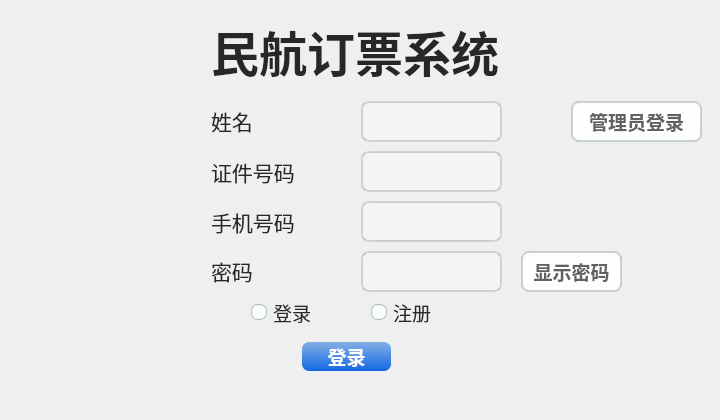
<?xml version="1.0" encoding="UTF-8"?>
<ui version="4.0">
 <class>LoginDialog</class>
 <widget class="QDialog" name="LoginDialog">
  <property name="geometry">
   <rect>
    <x>0</x>
    <y>0</y>
    <width>720</width>
    <height>420</height>
   </rect>
  </property>
  <property name="windowTitle">
   <string>Dialog</string>
  </property>
  <property name="styleSheet">
   <string notr="true"/>
  </property>
  <layout class="QGridLayout" name="gridLayout">
   <item row="0" column="1">
    <widget class="QWidget" name="widget" native="true">
     <property name="styleSheet">
      <string notr="true">/*
 * MacOS Style Sheet for QT Applications
 * Author: Jaime A. Quiroga P.
 * Company: GTRONICK
 * Last updated: 25/12/2020, 23:10.
 * Available at: https://github.com/GTRONICK/QSS/blob/master/MacOS.qss
 */
QMainWindow {
    background-color:#ececec;
}
QPushButton, QToolButton, QCommandLinkButton{
    padding: 0 5px 0 5px;
    border-style: solid;
    border-top-color: qlineargradient(spread:pad, x1:0, y1:0, x2:0, y2:1, stop:0 #c1c9cf, stop:1 #d2d8dd);
    border-right-color: qlineargradient(spread:pad, x1:1, y1:0, x2:0, y2:0, stop:0 #c1c9cf, stop:1 #d2d8dd);
    border-bottom-color: qlineargradient(spread:pad, x1:0, y1:1, x2:0, y2:0, stop:0 #c1c9cf, stop:1 #d2d8dd);
    border-left-color: qlineargradient(spread:pad, x1:0, y1:0, x2:1, y2:0, stop:0 #c1c9cf, stop:1 #d2d8dd);
    border-width: 2px;
    border-radius: 8px;
    color: #616161;
    font-weight: bold;
    background-color: qlineargradient(spread:pad, x1:0.5, y1:0, x2:0.5, y2:1, stop:0 #fbfdfd, stop:0.5 #ffffff, stop:1 #fbfdfd);
}
QPushButton::default, QToolButton::default, QCommandLinkButton::default{
    border: 2px solid transparent;
    color: #FFFFFF;
    background-color: qlineargradient(spread:pad, x1:0.5, y1:0, x2:0.5, y2:1, stop:0 #84afe5, stop:1 #1168e4);
}
QPushButton:hover, QToolButton:hover, QCommandLinkButton:hover{
    color: #3d3d3d;
}
QPushButton:pressed, QToolButton:pressed, QCommandLinkButton:pressed{
    color: #aeaeae;
    background-color: qlineargradient(spread:pad, x1:0.5, y1:0, x2:0.5, y2:1, stop:0 #ffffff, stop:0.5 #fbfdfd, stop:1 #ffffff);
}
QPushButton:disabled, QToolButton:disabled, QCommandLinkButton:disabled{
    color: #616161;
    background-color: qlineargradient(spread:pad, x1:0.5, y1:0, x2:0.5, y2:1, stop:0 #dce7eb, stop:0.5 #e0e8eb, stop:1 #dee7ec);
}
QLineEdit, QTextEdit, QPlainTextEdit, QSpinBox, QDoubleSpinBox, QTimeEdit, QDateEdit, QDateTimeEdit {
    border-width: 2px;
    border-radius: 8px;
    border-style: solid;
    border-top-color: qlineargradient(spread:pad, x1:0.5, y1:1, x2:0.5, y2:0, stop:0 #c1c9cf, stop:1 #d2d8dd);
    border-right-color: qlineargradient(spread:pad, x1:0, y1:0, x2:1, y2:0, stop:0 #c1c9cf, stop:1 #d2d8dd);
    border-bottom-color: qlineargradient(spread:pad, x1:0.5, y1:0, x2:0.5, y2:1, stop:0 #c1c9cf, stop:1 #d2d8dd);
    border-left-color: qlineargradient(spread:pad, x1:1, y1:0, x2:0, y2:0, stop:0 #c1c9cf, stop:1 #d2d8dd);
    background-color: #f4f4f4;
    color: #3d3d3d;
}
QLineEdit:focus, QTextEdit:focus, QPlainTextEdit:focus, QSpinBox:focus, QDoubleSpinBox:focus, QTimeEdit:focus, QDateEdit:focus, QDateTimeEdit:focus {
    border-width: 2px;
    border-radius: 8px;
    border-style: solid;
    border-top-color: qlineargradient(spread:pad, x1:0.5, y1:1, x2:0.5, y2:0, stop:0 #85b7e3, stop:1 #9ec1db);
    border-right-color: qlineargradient(spread:pad, x1:0, y1:0, x2:1, y2:0, stop:0 #85b7e3, stop:1 #9ec1db);
    border-bottom-color: qlineargradient(spread:pad, x1:0.5, y1:0, x2:0.5, y2:1, stop:0 #85b7e3, stop:1 #9ec1db);
    border-left-color: qlineargradient(spread:pad, x1:1, y1:0, x2:0, y2:0, stop:0 #85b7e3, stop:1 #9ec1db);
    background-color: #f4f4f4;
    color: #3d3d3d;
}
QLineEdit:disabled, QTextEdit:disabled, QPlainTextEdit:disabled, QSpinBox:disabled, QDoubleSpinBox:disabled, QTimeEdit:disabled, QDateEdit:disabled, QDateTimeEdit:disabled {
    color: #b9b9b9;
}
QSpinBox::up-button, QDoubleSpinBox::up-button, QTimeEdit::up-button, QDateEdit::up-button, QDateTimeEdit::up-button {
    subcontrol-origin: padding;
    subcontrol-position: top right;
    width: 15px;
    color: #272727;
    border-left-width: 1px;
    border-left-color: darkgray;
    border-left-style: solid;
    border-top-right-radius: 3px;
    padding: 3px;
}
QSpinBox::down-button, QDoubleSpinBox::down-button, QTimeEdit::down-button, QDateEdit::down-button, QDateTimeEdit::down-button {
    subcontrol-origin: padding;
    subcontrol-position: bottom right;
    width: 15px;
    color: #272727;
    border-left-width: 1px;
    border-left-color: darkgray;
    border-left-style: solid;
    border-bottom-right-radius: 3px;
    padding: 3px;
}
QSpinBox::up-button:pressed, QDoubleSpinBox::up-button:pressed, QTimeEdit::up-button:pressed, QDateEdit::up-button:pressed, QDateTimeEdit::up-button:pressed {
    color: #aeaeae;
    background-color: qlineargradient(spread:pad, x1:0.5, y1:0, x2:0.5, y2:1, stop:0 #ffffff, stop:0.5 #fbfdfd, stop:1 #ffffff);
}
QSpinBox::down-button:pressed, QDoubleSpinBox::down-button:pressed, QTimeEdit::down-button:pressed, QDateEdit::down-button:pressed, QDateTimeEdit::down-button:pressed {
    color: #aeaeae;
    background-color: qlineargradient(spread:pad, x1:0.5, y1:0, x2:0.5, y2:1, stop:0 #ffffff, stop:0.5 #fbfdfd, stop:1 #ffffff);
}
QSpinBox::up-button:hover, QDoubleSpinBox::up-button:hover, QTimeEdit::up-button:hover, QDateEdit::up-button:hover, QDateTimeEdit::up-button:hover {
    color: #FFFFFF;
    border-top-right-radius: 5px;
    background-color: qlineargradient(spread:pad, x1:0.5, y1:0, x2:0.5, y2:1, stop:0 #84afe5, stop:1 #1168e4);
    
}
QSpinBox::down-button:hover, QDoubleSpinBox::down-button:hover, QTimeEdit::down-button:hover, QDateEdit::down-button:hover, QDateTimeEdit::down-button:hover {
    color: #FFFFFF;
    border-bottom-right-radius: 5px;
    background-color: qlineargradient(spread:pad, x1:0.5, y1:0, x2:0.5, y2:1, stop:0 #84afe5, stop:1 #1168e4);
}
QSpinBox::up-arrow, QDoubleSpinBox::up-arrow, QTimeEdit::up-arrow, QDateEdit::up-arrow, QDateTimeEdit::up-arrow {
    image: url(/usr/share/icons/Adwaita/16x16/actions/go-up-symbolic.symbolic.png);
}
QSpinBox::down-arrow, QDoubleSpinBox::down-arrow, QTimeEdit::down-arrow, QDateEdit::down-arrow, QDateTimeEdit::down-arrow {
    image: url(/usr/share/icons/Adwaita/16x16/actions/go-down-symbolic.symbolic.png);
}
QProgressBar {
    max-height: 8px;
    text-align: center;
    font: italic bold 11px;
    color: #3d3d3d;
    border: 1px solid transparent;
    border-radius:4px;
    background-color: qlineargradient(spread:pad, x1:0, y1:0, x2:0, y2:1, stop:0 #ddd5d5, stop:0.5 #dad3d3, stop:1 #ddd5d5);
}
QProgressBar::chunk {
    background-color: qlineargradient(spread:pad, x1:0, y1:0, x2:0, y2:1, stop:0 #467dd1, stop:0.5 #3b88fc, stop:1 #467dd1);
    border-radius: 4px;
}
QProgressBar:disabled {
    color: #616161;
}
QProgressBar::chunk:disabled {
    background-color: #aeaeae;
}
QSlider::groove {
    border: 1px solid #bbbbbb;
    background-color: #52595d;
    border-radius: 4px;
}
QSlider::groove:horizontal {
    height: 6px;
}
QSlider::groove:vertical {
    width: 6px;
}
QSlider::handle:horizontal {
    background: #ffffff;
    border-style: solid;
    border-width: 1px;
    border-color: rgb(207,207,207);
    width: 12px;
    margin: -5px 0;
    border-radius: 7px;
}
QSlider::handle:vertical {
    background: #ffffff;
    border-style: solid;
    border-width: 1px;
    border-color: rgb(207,207,207);
    height: 12px;
    margin: 0 -5px;
    border-radius: 7px;
}
QSlider::add-page, QSlider::sub-page {
    border: 1px transparent;
    background-color: #52595d;
    border-radius: 4px;
}
QSlider::add-page:horizontal {
    background: qlineargradient(spread:pad, x1:0, y1:0, x2:0, y2:1, stop:0 #ddd5d5, stop:0.5 #dad3d3, stop:1 #ddd5d5);
}
QSlider::sub-page:horizontal {
    background-color: qlineargradient(spread:pad, x1:0, y1:0, x2:1, y2:0, stop:0 #467dd1, stop:0.5 #3b88fc, stop:1 #467dd1);
}
QSlider::add-page:vertical {
    background-color: qlineargradient(spread:pad, x1:0, y1:0, x2:0, y2:1, stop:0 #467dd1, stop:0.5 #3b88fc, stop:1 #467dd1);
}
QSlider::sub-page:vertical {
    background: qlineargradient(spread:pad, x1:0, y1:0, x2:1, y2:0, stop:0 #ddd5d5, stop:0.5 #dad3d3, stop:1 #ddd5d5);
}
QSlider::add-page:horizontal:disabled, QSlider::sub-page:horizontal:disabled, QSlider::add-page:vertical:disabled, QSlider::sub-page:vertical:disabled {
    background: #b9b9b9;
}
QComboBox, QFontComboBox {
    border-width: 2px;
    border-radius: 8px;
    border-style: solid;
    border-top-color: qlineargradient(spread:pad, x1:0.5, y1:1, x2:0.5, y2:0, stop:0 #c1c9cf, stop:1 #d2d8dd);
    border-right-color: qlineargradient(spread:pad, x1:0, y1:0, x2:1, y2:0, stop:0 #c1c9cf, stop:1 #d2d8dd);
    border-bottom-color: qlineargradient(spread:pad, x1:0.5, y1:0, x2:0.5, y2:1, stop:0 #c1c9cf, stop:1 #d2d8dd);
    border-left-color: qlineargradient(spread:pad, x1:1, y1:0, x2:0, y2:0, stop:0 #c1c9cf, stop:1 #d2d8dd);
    background-color: #f4f4f4;
    color: #272727;
    padding-left: 5px;
}
QComboBox:editable, QComboBox:!editable, QComboBox::drop-down:editable, QComboBox:!editable:on, QComboBox::drop-down:editable:on {
    background: #ffffff;
}
QComboBox::drop-down {
    subcontrol-origin: padding;
    subcontrol-position: top right;
    width: 15px;
    color: #272727;
    border-left-width: 1px;
    border-left-color: darkgray;
    border-left-style: solid;
    border-top-right-radius: 3px;
    border-bottom-right-radius: 3px;
}
QComboBox::down-arrow {
    image: url(/usr/share/icons/Adwaita/16x16/actions/go-down-symbolic.symbolic.png); /*Adawaita icon thene*/
}

QComboBox::down-arrow:on {
    top: 1px;
    left: 1px;
}
QComboBox QAbstractItemView {
    border: 1px solid darkgray;
    border-radius: 8px;
    selection-background-color: #dadada;
    selection-color: #272727;
    color: #272727;
    background: white;
}
QLabel, QCheckBox, QRadioButton {
    color: #272727;
}
QCheckBox {
    padding: 2px;
}
QCheckBox:disabled, QRadioButton:disabled {
    color: #808086;
    padding: 2px;
}

QCheckBox:hover {
    border-radius:4px;
    border-style:solid;
    padding-left: 1px;
    padding-right: 1px;
    padding-bottom: 1px;
    padding-top: 1px;
    border-width:1px;
    border-color: transparent;
}
QCheckBox::indicator:checked {
    image: url(/usr/share/icons/Adwaita/16x16/actions/object-select-symbolic.symbolic.png);
    height: 15px;
    width: 15px;
    border-style:solid;
    border-width: 1px;
    border-color: #48a5fd;
    color: #ffffff;
    border-radius: 3px;
    background-color: qlineargradient(spread:pad, x1:0, y1:0, x2:0, y2:1, stop:0 #48a5fd, stop:0.5 #329cfb, stop:1 #48a5fd);
}
QCheckBox::indicator:unchecked {
    
    height: 15px;
    width: 15px;
    border-style:solid;
    border-width: 1px;
    border-color: #48a5fd;
    border-radius: 3px;
    background-color: #fbfdfa;
}
QLCDNumber {
    color: #616161;;
}
QMenuBar {
    background-color: #ececec;
}
QMenuBar::item {
    color: #616161;
    spacing: 3px;
    padding: 1px 4px;
    background-color: #ececec;
}

QMenuBar::item:selected {
    background-color: #dadada;
    color: #3d3d3d;
}
QMenu {
    background-color: #ececec;
}
QMenu::item:selected {
    background-color: #dadada;
    color: #3d3d3d;
}
QMenu::item {
    color: #616161;;
    background-color: #e0e0e0;
}
QTabWidget {
    color:rgb(0,0,0);
    background-color:#000000;
}
QTabWidget::pane {
    border-color: #050a0e;
    background-color: #e0e0e0;
    border-width: 1px;
    border-radius: 4px;
    position: absolute;
    top: -0.5em;
    padding-top: 0.5em;
}

QTabWidget::tab-bar {
    alignment: center;
}

QTabBar::tab {
    border-bottom: 1px solid #c0c0c0;
    padding: 3px;
    color: #272727;
    background-color: #fefefc;
    margin-left:0px;
}
QTabBar::tab:!last {
    border-right: 1px solid;
    border-right-color: #c0c0c0;
    border-bottom-color: #c0c0c0;
}
QTabBar::tab:first {
    border-top-left-radius: 4px;
    border-bottom-left-radius: 4px;
}
QTabBar::tab:last {
    border-top-right-radius: 4px;
    border-bottom-right-radius: 4px;
}
QTabBar::tab:selected, QTabBar::tab:last:selected, QTabBar::tab:hover {
    color: #FFFFFF;
    background-color: qlineargradient(spread:pad, x1:0.5, y1:0, x2:0.5, y2:1, stop:0 #84afe5, stop:1 #1168e4);
}
QRadioButton::indicator {
    height: 14px;
    width: 14px;
    border-style:solid;
    border-radius:7px;
    border-width: 1px;
}
QRadioButton::indicator:checked {
    border-color: #48a5fd;
    background-color: qradialgradient(cx:0.5, cy:0.5, radius:0.4,fx:0.5, fy:0.5, stop:0 #ffffff, stop:0.5 #ffffff, stop:0.6 #48a5fd, stop:1 #48a5fd);
}
QRadioButton::indicator:!checked {
    border-color: #a9b7c6;
    background-color: #fbfdfa;
}
QStatusBar {
    color:#027f7f;
}

QDial {
    background: #16a085;
}

QToolBox {
    color: #a9b7c6;
    background-color: #222b2e;
}
QToolBox::tab {
    color: #a9b7c6;
    background-color:#222b2e;
}
QToolBox::tab:selected {
    color: #FFFFFF;
    background-color:#222b2e;
}
QScrollArea {
    color: #FFFFFF;
    background-color:#222b2e;
}

QScrollBar:horizontal {
	max-height: 10px;
	border: 1px transparent grey;
	margin: 0px 20px 0px 20px;
	background: transparent;
}
QScrollBar:vertical {
	max-width: 10px;
	border: 1px transparent grey;
	margin: 20px 0px 20px 0px;
	background: transparent;
}
QScrollBar::handle:vertical, QScrollBar::handle:horizontal {
	background: #52595d;
	border-style: transparent;
	border-radius: 4px;
	min-height: 25px;
}
QScrollBar::handle:horizontal:hover, QScrollBar::handle:vertical:hover {
	background: qlineargradient(spread:pad, x1:0, y1:0, x2:1, y2:0, stop:0 #467dd1, stop:0.5 #3b88fc, stop:1 #467dd1);
}
QScrollBar::add-line, QScrollBar::sub-line {
    border: 2px transparent grey;
    border-radius: 4px;
    subcontrol-origin: margin;
    background: #b9b9b9;
}
QScrollBar::add-line:horizontal {
    width: 20px;
    subcontrol-position: right;
}
QScrollBar::add-line:vertical {
    height: 20px;
    subcontrol-position: bottom;
}
QScrollBar::sub-line:horizontal {
    width: 20px;
    subcontrol-position: left;
}
QScrollBar::sub-line:vertical {
    height: 20px;
    subcontrol-position: top;
}
QScrollBar::add-line:vertical:pressed, QScrollBar::add-line:horizontal:pressed, QScrollBar::sub-line:horizontal:pressed, QScrollBar::sub-line:vertical:pressed {
    background: qlineargradient(spread:pad, x1:0, y1:0, x2:1, y2:0, stop:0 #467dd1, stop:0.5 #3b88fc, stop:1 #467dd1);
}
QScrollBar::add-page:horizontal, QScrollBar::sub-page:horizontal, QScrollBar::add-page:vertical, QScrollBar::sub-page:vertical {
    background: none;
}
QScrollBar::up-arrow:vertical {
    image: url(/usr/share/icons/Adwaita/16x16/actions/go-up-symbolic.symbolic.png);
}
QScrollBar::down-arrow:vertical {
    image: url(/usr/share/icons/Adwaita/16x16/actions/go-down-symbolic.symbolic.png);
}
QScrollBar::left-arrow:horizontal {
    image: url(/usr/share/icons/Adwaita/16x16/actions/go-previous-symbolic.symbolic.png);
}
QScrollBar::right-arrow:horizontal {
    image: url(/usr/share/icons/Adwaita/16x16/actions/go-next-symbolic.symbolic.png);
}
</string>
     </property>
     <widget class="QLabel" name="titleLabel">
      <property name="geometry">
       <rect>
        <x>200</x>
        <y>0</y>
        <width>361</width>
        <height>81</height>
       </rect>
      </property>
      <property name="font">
       <font>
        <family>Alibaba PuHuiTi 3.0</family>
        <pointsize>36</pointsize>
        <bold>true</bold>
       </font>
      </property>
      <property name="text">
       <string>民航订票系统</string>
      </property>
     </widget>
     <widget class="QLineEdit" name="nameLineEdit">
      <property name="geometry">
       <rect>
        <x>350</x>
        <y>90</y>
        <width>141</width>
        <height>41</height>
       </rect>
      </property>
      <property name="font">
       <font>
        <family>Alibaba PuHuiTi 3.0</family>
        <pointsize>12</pointsize>
        <bold>false</bold>
       </font>
      </property>
     </widget>
     <widget class="QLabel" name="IDCardLabel">
      <property name="geometry">
       <rect>
        <x>200</x>
        <y>140</y>
        <width>141</width>
        <height>41</height>
       </rect>
      </property>
      <property name="font">
       <font>
        <family>Alibaba PuHuiTi 3.0</family>
        <pointsize>16</pointsize>
       </font>
      </property>
      <property name="text">
       <string>证件号码</string>
      </property>
     </widget>
     <widget class="QLabel" name="nameLabel">
      <property name="geometry">
       <rect>
        <x>200</x>
        <y>90</y>
        <width>111</width>
        <height>41</height>
       </rect>
      </property>
      <property name="font">
       <font>
        <family>Alibaba PuHuiTi 3.0</family>
        <pointsize>16</pointsize>
       </font>
      </property>
      <property name="text">
       <string>&lt;html&gt;&lt;head/&gt;&lt;body&gt;&lt;p&gt;姓名&lt;/p&gt;&lt;/body&gt;&lt;/html&gt;</string>
      </property>
     </widget>
     <widget class="QLabel" name="telLabel">
      <property name="geometry">
       <rect>
        <x>200</x>
        <y>190</y>
        <width>141</width>
        <height>41</height>
       </rect>
      </property>
      <property name="font">
       <font>
        <family>Alibaba PuHuiTi 3.0</family>
        <pointsize>16</pointsize>
       </font>
      </property>
      <property name="text">
       <string>手机号码</string>
      </property>
     </widget>
     <widget class="QLabel" name="passwordLabel">
      <property name="geometry">
       <rect>
        <x>200</x>
        <y>240</y>
        <width>111</width>
        <height>41</height>
       </rect>
      </property>
      <property name="font">
       <font>
        <family>Alibaba PuHuiTi 3.0</family>
        <pointsize>16</pointsize>
       </font>
      </property>
      <property name="text">
       <string>&lt;html&gt;&lt;head/&gt;&lt;body&gt;&lt;p&gt;密码&lt;/p&gt;&lt;/body&gt;&lt;/html&gt;</string>
      </property>
     </widget>
     <widget class="QLineEdit" name="IDCardLineEdit">
      <property name="geometry">
       <rect>
        <x>350</x>
        <y>140</y>
        <width>141</width>
        <height>41</height>
       </rect>
      </property>
      <property name="font">
       <font>
        <family>Alibaba PuHuiTi 3.0</family>
        <pointsize>12</pointsize>
        <bold>false</bold>
       </font>
      </property>
     </widget>
     <widget class="QLineEdit" name="telLineEdit">
      <property name="geometry">
       <rect>
        <x>350</x>
        <y>190</y>
        <width>141</width>
        <height>41</height>
       </rect>
      </property>
      <property name="font">
       <font>
        <family>Alibaba PuHuiTi 3.0</family>
        <pointsize>12</pointsize>
        <bold>false</bold>
       </font>
      </property>
     </widget>
     <widget class="QLineEdit" name="passwordLineEdit">
      <property name="geometry">
       <rect>
        <x>350</x>
        <y>240</y>
        <width>141</width>
        <height>41</height>
       </rect>
      </property>
      <property name="font">
       <font>
        <family>Alibaba PuHuiTi 3.0</family>
        <pointsize>12</pointsize>
       </font>
      </property>
      <property name="echoMode">
       <enum>QLineEdit::Password</enum>
      </property>
     </widget>
     <widget class="QRadioButton" name="signInRadioButton">
      <property name="geometry">
       <rect>
        <x>240</x>
        <y>290</y>
        <width>71</width>
        <height>23</height>
       </rect>
      </property>
      <property name="font">
       <font>
        <family>Alibaba PuHuiTi 3.0</family>
        <pointsize>14</pointsize>
       </font>
      </property>
      <property name="text">
       <string>登录</string>
      </property>
     </widget>
     <widget class="QRadioButton" name="signUpRadioButton">
      <property name="geometry">
       <rect>
        <x>360</x>
        <y>290</y>
        <width>71</width>
        <height>23</height>
       </rect>
      </property>
      <property name="font">
       <font>
        <family>Alibaba PuHuiTi 3.0</family>
        <pointsize>14</pointsize>
       </font>
      </property>
      <property name="text">
       <string>注册</string>
      </property>
     </widget>
     <widget class="QPushButton" name="loginPushButton">
      <property name="geometry">
       <rect>
        <x>290</x>
        <y>330</y>
        <width>91</width>
        <height>31</height>
       </rect>
      </property>
      <property name="font">
       <font>
        <family>Alibaba PuHuiTi 3.0</family>
        <pointsize>14</pointsize>
        <bold>true</bold>
       </font>
      </property>
      <property name="text">
       <string>登录</string>
      </property>
     </widget>
     <widget class="QPushButton" name="adminPushButton">
      <property name="geometry">
       <rect>
        <x>560</x>
        <y>90</y>
        <width>131</width>
        <height>41</height>
       </rect>
      </property>
      <property name="font">
       <font>
        <family>Alibaba PuHuiTi 3.0</family>
        <pointsize>14</pointsize>
        <bold>true</bold>
       </font>
      </property>
      <property name="text">
       <string>管理员登录</string>
      </property>
     </widget>
     <widget class="QPushButton" name="showPasswordPushButton">
      <property name="geometry">
       <rect>
        <x>510</x>
        <y>240</y>
        <width>101</width>
        <height>41</height>
       </rect>
      </property>
      <property name="font">
       <font>
        <family>Alibaba PuHuiTi 3.0</family>
        <pointsize>14</pointsize>
        <bold>true</bold>
       </font>
      </property>
      <property name="text">
       <string>显示密码</string>
      </property>
     </widget>
    </widget>
   </item>
  </layout>
 </widget>
 <resources/>
 <connections/>
</ui>
